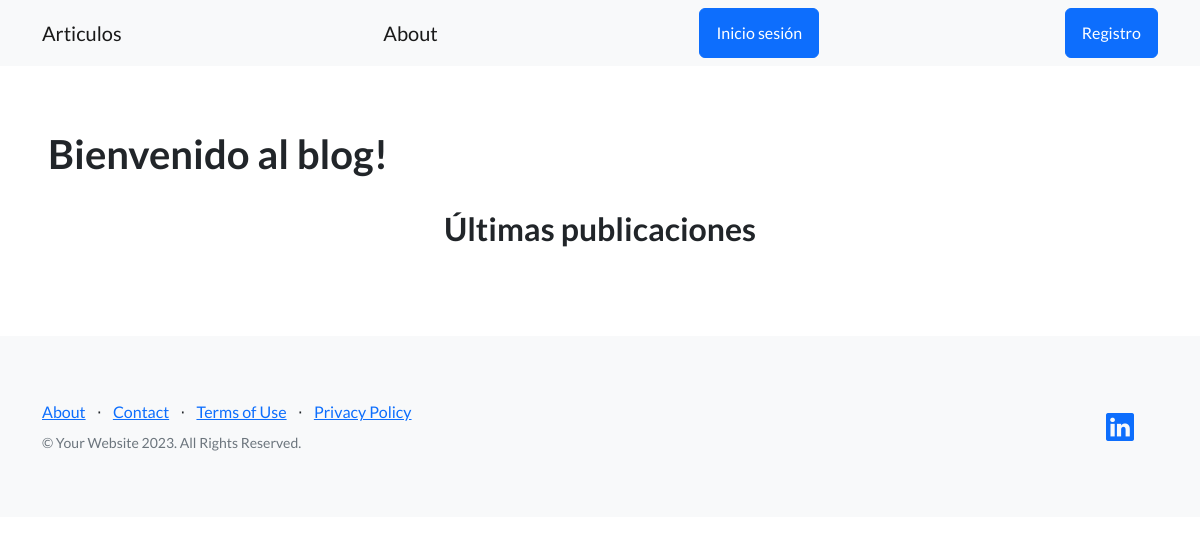
Before: / with the older database file.
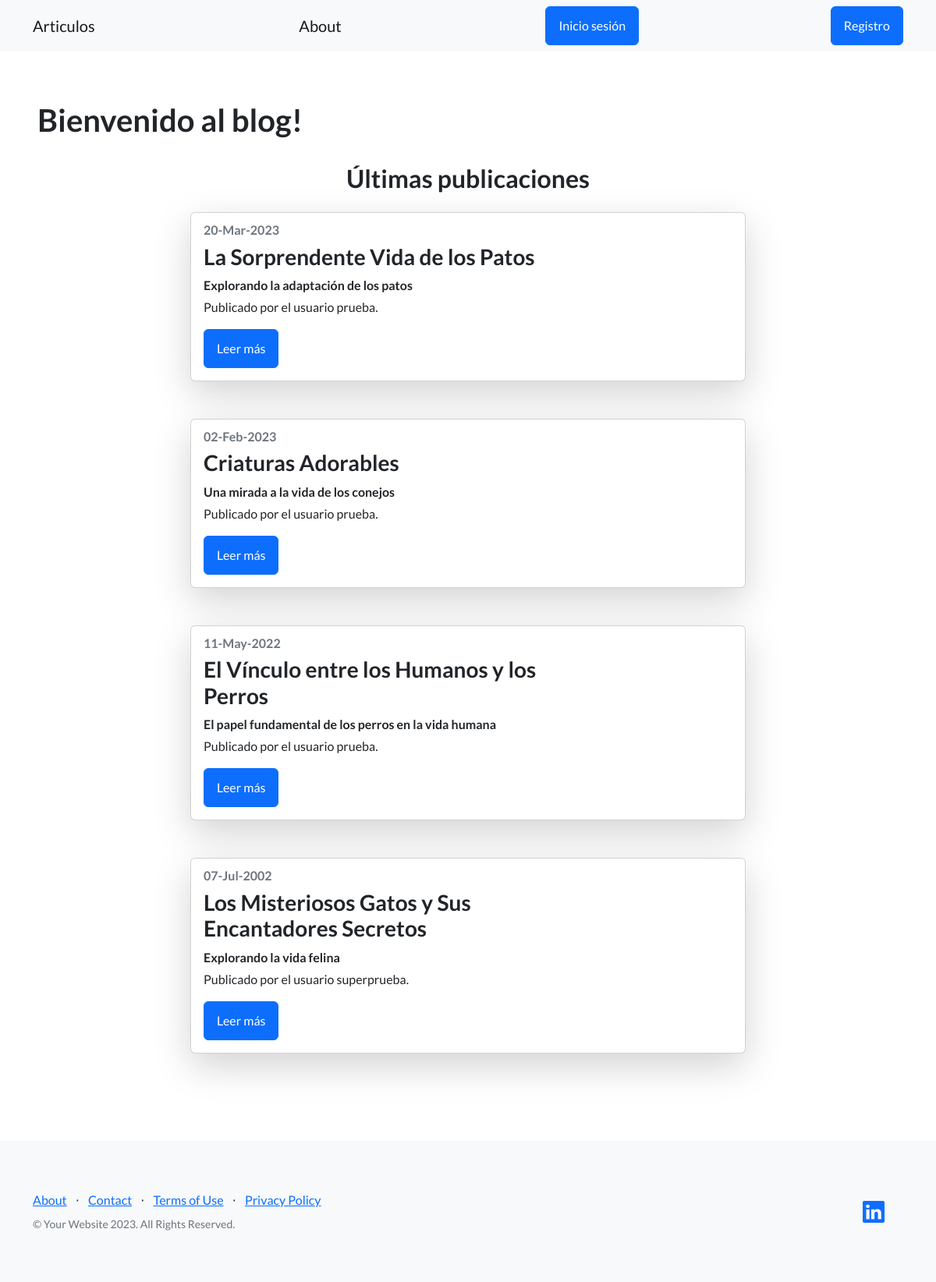
After: the same page with the newer database file.
### blog_mascotas/models.py (models this page shows, shortened)
class Articulo(models.Model):
    autor = models.ForeignKey(User, on_delete=models.SET_NULL, null=True)
    titulo = models.CharField(max_length=256)
    subtitulo = models.CharField(max_length=256)
    cuerpo = models.CharField(max_length=5656) #RichTextField
    fecha = models.DateField()

### blog_mascotas/views.py (the view)
# urls.py: path("", ArticuloListView.as_view(), name="pages"), #CAMBIAR PARA QUE LLEVE A LISTA_ARTICULOS
class ArticuloListView(ListView): #Vista
   model = Articulo
   template_name = 'control_estudios/lista_articulos.html'

### blog_mascotas/templates/control_estudios/lista_articulos.html (shortened to what this page needs)
{% extends "base.html" %}
{% block contenido %}
<h1>Bienvenido al blog!</h1>
<section class="section-padding">
    <div class="container">
        <div class="row">
            <div class="col-12 text-center">
                <h2 class="mb-4">Últimas publicaciones</h2>
            </div>
            <div class="col-lg-8 col-md-10 col-12 mx-auto">
                {% for articulo in object_list %}
                    <div class="card mb-5 shadow-lg">
                        <div class="row g-0">
                            <div class="col-md-8">
                                <div class="card-body d-flex flex-column justify-content-between h-100">
                                    <div>
                                        <h6 class="card-subtitle mb-2 text-muted">{{ articulo.fecha|date:'d-M-Y' }}</h6>
                                        <h3 class="card-title mb-2">{{ articulo.titulo }}</h3>
                                        <p class="mb-1"><strong>{{ articulo.subtitulo }}</strong></p>
                                        <p class="mb-0">Publicado por el usuario {{ articulo.autor }}.</p>
                                    </div>
                                    <div class="mt-3">
                                        <a href="{% url 'detalle_articulo' articulo.id %}" class="btn btn-primary">Leer más</a>
                                    </div>
                                </div>
                            </div>
                        </div>
                    </div>
                {% endfor %}
            </div>
        </div>
    </div>
</section>
{% endblock contenido %}

### plantillas/base.html (shortened to what this page needs)
<!DOCTYPE html>
<html lang="en">
    <head>
        {% load static %}
        <link href="https://cdn.jsdelivr.net/npm/bootstrap-icons@1.5.0/font/bootstrap-icons.css" rel="stylesheet" type="text/css" />
        <link href="{% static 'css/styles.css' %}" rel="stylesheet" />
    </head>
    <body>
        <nav class="navbar navbar-light bg-light static-top">
            <div class="container">
                <a class="navbar-brand" href="{% url 'pages' %}">Articulos</a>
                <a class="navbar-brand" href="{% url 'about' %}">About</a>
                {% if user.is_authenticated %}
                <div class="dropdown">
                    <button class="btn btn-secondary dropdown-toggle" type="button" id="dropdownMenuButton1" data-bs-toggle="dropdown" aria-expanded="false">
                        <div style="display: inline-flex;">
                            <span>{{ user.username }}</span>
                        </div>
                    </button>
                    <ul class="dropdown-menu" aria-labelledby="dropdownMenuButton1">
                        <li>
                            <a class="dropdown-item" href="{% url 'editar_perfil' %}">Editar mis datos</a>
                        </li>
                        <li>
                            <a class="dropdown-item" href="{% url 'post_propios' %}">Post propios</a>
                        </li>
                        <li>
                            <a class="dropdown-item" href="{% url 'agregar_avatar' %}">Agregar avatar</a>
                        </li>
                        <li>
                            <a class="dropdown-item" href="{% url 'cambiar_contrasena' %}">Cambiar contraseña</a>
                        </li>
                        <li>
                            <a class="dropdown-item" href="{% url 'logout' %}"><strong>Cerrar Sesión</strong></a>
                        </li>
                    </ul>
                </div>
                {% else %}
                <a class="btn btn-primary" href="{% url 'login' %}">Inicio sesión</a>
                <a class="btn btn-primary" href="{% url 'registro' %}">Registro</a>
                {% endif %}
            </div>
        </nav>
        <section style="padding:4rem 3rem;">
            {% block contenido %}
            {% endblock contenido %}
        </section>
        <footer class="footer bg-light">
            <div class="container">
                <div class="row">
                    <div class="col-lg-6 h-100 text-center text-lg-start my-auto">
                        <ul class="list-inline mb-2">
                            <li class="list-inline-item"><a href="{% url 'about' %}">About</a></li>
                            <li class="list-inline-item">⋅</li>
                            <li class="list-inline-item"><a href="#!">Contact</a></li>
                            <li class="list-inline-item">⋅</li>
                            <li class="list-inline-item"><a href="#!">Terms of Use</a></li>
                            <li class="list-inline-item">⋅</li>
                            <li class="list-inline-item"><a href="#!">Privacy Policy</a></li>
                        </ul>
                        <p class="text-muted small mb-4 mb-lg-0">&copy; Your Website 2023. All Rights Reserved.</p>
                    </div>
                    <div class="col-lg-6 h-100 text-center text-lg-end my-auto">
                        <ul class="list-inline mb-0">
                            <li class="list-inline-item me-4">
                                <a href=https://www.linkedin.com/in/santiago-frydman-602a54199><i class="bi-linkedin fs-3"></i></a>
                            </li>
                        </ul>
                    </div>
                </div>
            </div>
        </footer>
    </body>
</html>

Changed rows visible on the page:
added Articulo: fecha "20-Mar-2023", titulo "La Sorprendente Vida de los Patos", subtitulo "Explorando la adaptación de los patos", autor "prueba"
added Articulo: fecha "02-Feb-2023", titulo "Criaturas Adorables", subtitulo "Una mirada a la vida de los conejos", autor "prueba"
added Articulo: fecha "11-May-2022", titulo "El Vínculo entre los Humanos y los Perros", subtitulo "El papel fundamental de los perros en la vida humana", autor "prueba"
added Articulo: fecha "07-Jul-2002", titulo "Los Misteriosos Gatos y Sus Encantadores Secretos", subtitulo "Explorando la vida felina", autor "superprueba"
